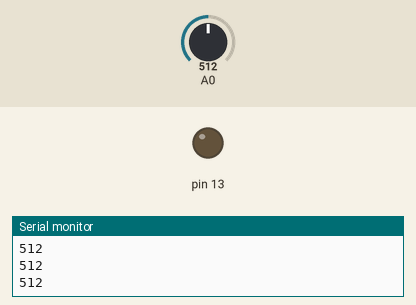
A sketch run on a simulated Arduino Uno, built with avr-gcc and run on an emulated ATmega328P. Parts: output pins drawn as LEDs (lit = HIGH), the last lines printed to the serial monitor. The inputs (shaded band) are chosen by the test bench; at power-on: A0 = 512.

Above: at 1.2 s.
1.3 s: A0 set to 109
2.8 s: A0 set to 88
At 3.6 s:
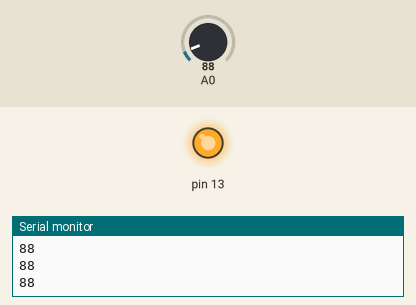
4.3 s: A0 set to 110
At 4.8 s:
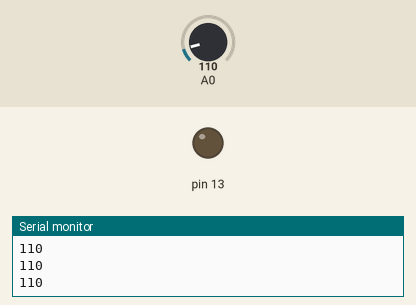
5.8 s: A0 set to 90
At 6.1 s:
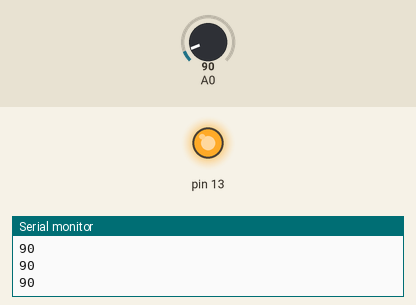
Timing chart, 0 to 8.3 s (numbered marks = the images above; inputs shaded):
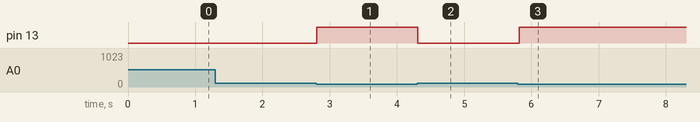

Measured:
- the behaviour switches between 100 and 99 on A0 (found by bisection; images 0 and 1)
- after the input at 2.8 s, pin 13: LOW → HIGH at once
- after the input at 4.3 s, pin 13: HIGH → LOW at once
- after the input at 5.8 s, pin 13: LOW → HIGH at once

The sketch:

ambient_light.ino
```cpp
void setup()
{
  Serial.begin(9600); // open serial port, set the baud rate to 9600 bps
  pinMode(13, OUTPUT);
}
void loop()
{
      int val;
      val=analogRead(0);   //connect grayscale sensor to Analog 0
      Serial.println(val,DEC);//print the value to serial
      if(val < 100){
        digitalWrite(13, HIGH);
      }
      else{
        digitalWrite(13, LOW);
      }
      delay(100);
}
```
